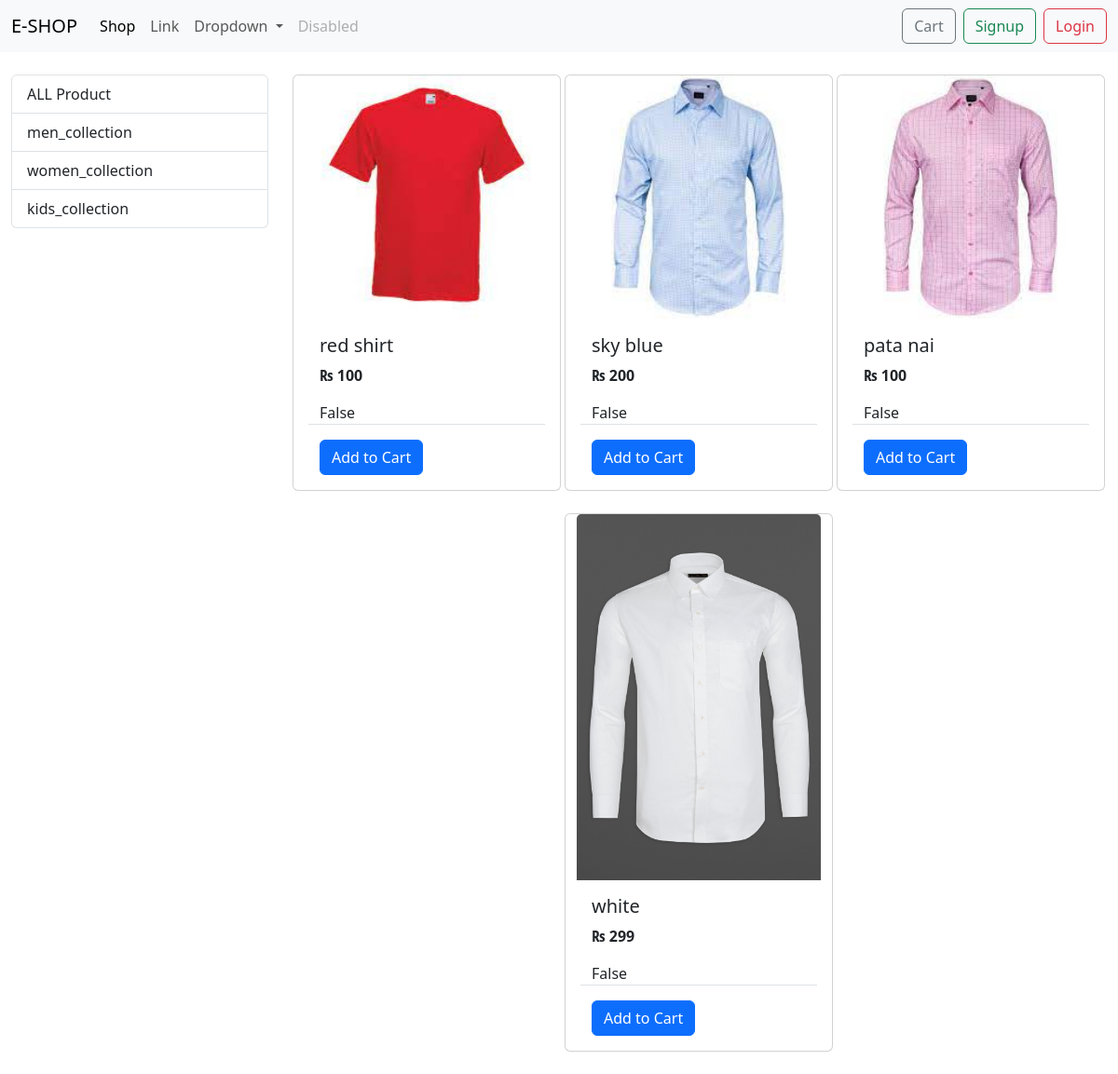
Before: /?category=3 with the older database file.
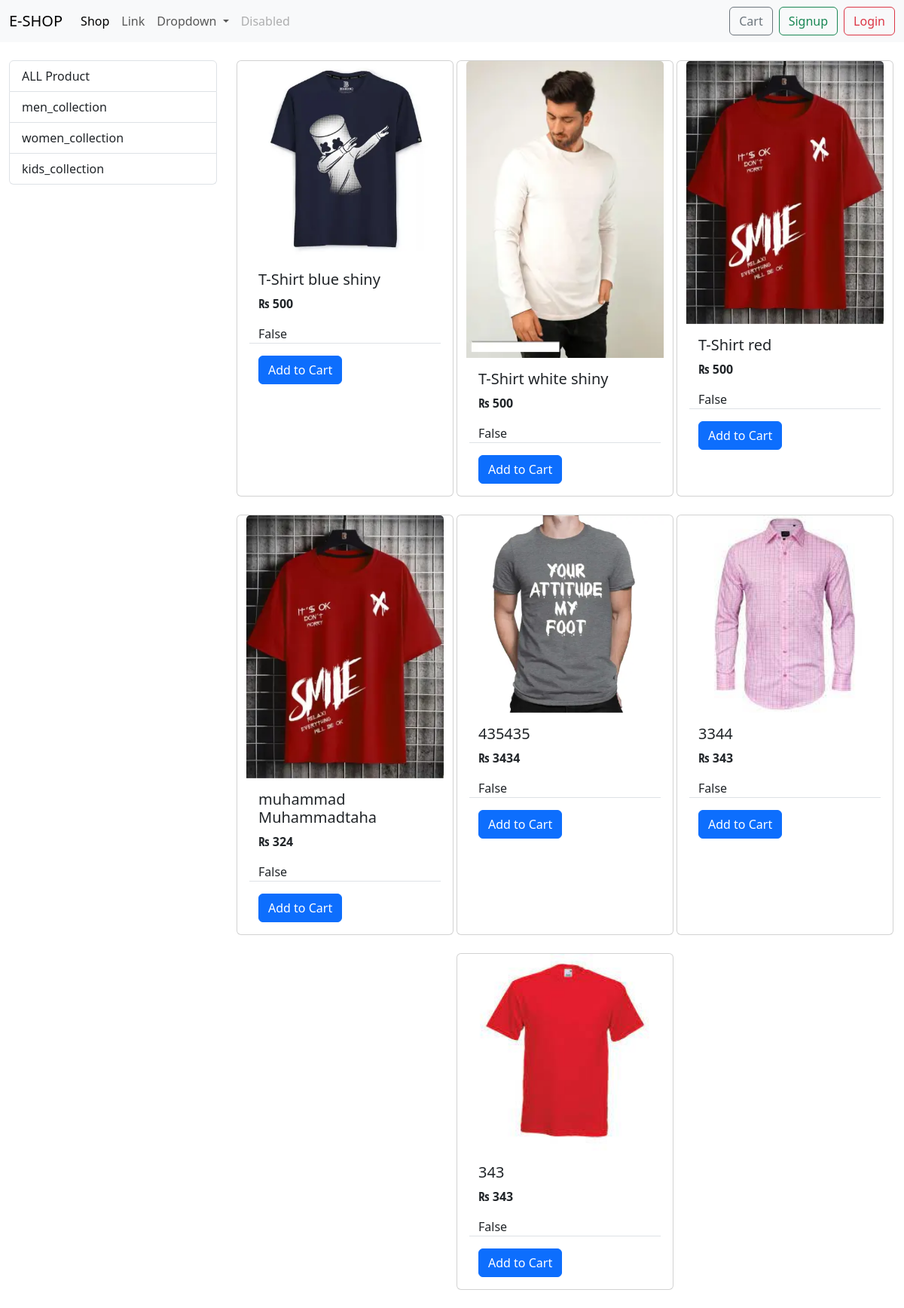
After: the same page with the newer database file.
### store/models/category.py (models this page shows, shortened)
class category(models.Model):
    name = models.CharField(max_length=20)
    @staticmethod
    def get_all_categories():
        return category.objects.all()

### store/models/product.py (models this page shows, shortened)
class Product(models.Model):
    name = models.CharField(max_length=30)
    price = models.IntegerField(default=0)
    category = models.ForeignKey(category, on_delete=models.CASCADE, default=1)
    description = models.TextField(default='', blank=True,null=True )
    image=models.ImageField(upload_to='uploads/products/', height_field=None, width_field=None, max_length=None)
    @staticmethod
    def get_all_products_by_categoryid(category_id):
        if category_id:
            return Product.objects.filter(category=category_id )
        else:
            return Product.get_all_products()
            return Product.objects.all()

### store/views/home.py (the view, shortened to what this page needs)
# urls.py: path('', index.as_view() , name = 'homepage'),
class index(View):
    def get(self , request ):
        cart = request.session.get('cart')
        if not cart:
            request.session["cart"]= {}
        products = None  # Use snake_case for variables
        categories = category.get_all_categories()  # Use snake_case for variables
        categoryid = request.GET.get('category')
        if categoryid:
            products= Product.get_all_products_by_categoryid(categoryid)
        else:
            products = Product.get_all_products()
        data = {
            'products': products,
            'categories': categories,
        }
        print('you are :' ,request.session.get('email'))
        return render(request, 'index.html', data)

### store/templatetags/cart.py (called while the page is built)
@register.filter(name='is_in_cart')
def is_in_cart(product , cart):
    keys = cart.keys()
    for id in keys:
        if int(id) == product.id:
            return True
    return False

### store/templatetags/custom_filter.py (called while the page is built)
@register.filter(name='currency')
def currency(number):
    return "₨ "+str(number)

### store/templates/index.html (shortened to what this page needs)
{% extends "base.html" %}
{% block content %}
{% load cart %}
{% load custom_filter %}
<div class="container-fluid mt-4 mx-auto">
  <div class="row">
    <div class="col-lg-3">
      <div class="list-group">
        <a href="/" class="list-group-item list-group-item-action ">ALL Product</a>
        {% for category in categories %}
        <a href="/?category={{category.id}}" class="list-group-item list-group-item-action ">{{category.name}}</a>
        {% endfor %}
      </div>
    </div>
    <div id="products" class="col-lg-9 mx-auto">
      <div class="row mx-auto">
        {% for product in products %}
        <div class="card mx-auto mb-4" id="{{product.id}}" style="width: 18rem;">
          <img src="{{product.image.url}}" class="card-img-top" alt="card image cap">
          <div class="card-body">
            <h5 class="card-title">{{product.name}}</h5>
            <p class="card-text"><b>{{product.price|currency}}</b></p>
            {{product|is_in_cart:request.session.cart}}
            <div class="card_footer row no-gutters border-top pt-3 align-items-center">
              {% if product|is_in_cart:request.session.cart %}
              <form action="/#{{product.id}}" method="POST" class="col-2">
                {% csrf_token %}
                <input hidden name="product" type="text" value="{{product.id}}">
                <input hidden name="remove" type="text" value="True">
                <input type="submit" value="-" class=" btn btn-outline-secondary btn-block" />
              </form>
              <div class="text-center col font-weight-bold">{{product|cart_quantity:request.session.cart}} in cart</div>
              <form action="/#{{product.id}}" method="POST" class="col-2">
                {% csrf_token %}
                <input hidden name="product" type="text" value="{{product.id}}">
                <input type="submit" value="+" class=" btn btn-outline-secondary btn-block" />
              </form>
              {% else %}
              <form action="/#{{product.id}}" method="POST" class="col-12 col-md-4 mb-2 btn-block mb-md-0">
                <input type="submit" class="btn btn-primary btn-block" value="Add to Cart">
              </form>
              {% endif %}
            </div>
          </div>
        </div>
        {% endfor %}
      </div>
    </div>
  </div>
</div>
{% endblock %}

### store/templates/base.html (shortened to what this page needs)
<!doctype html>
<html lang="en">
  <head>
    <link href="https://cdn.jsdelivr.net/npm/bootstrap@5.3.3/dist/css/bootstrap.min.css" rel="stylesheet">
  </head>
  <body>
<nav class="navbar navbar-expand-lg bg-body-tertiary">
  <div class="container-fluid">
      <a class="navbar-brand" href="/">E-SHOP</a>
      <div class="collapse navbar-collapse" id="navbarSupportedContent">
          <ul class="navbar-nav me-auto mb-2 mb-lg-0">
              <li class="nav-item">
                  <a class="nav-link active" aria-current="page" href="#">Shop</a>
              </li>
              <li class="nav-item">
                  <a class="nav-link" href="#">Link</a>
              </li>
              <li class="nav-item dropdown">
                  <a class="nav-link dropdown-toggle" href="#" role="button" data-bs-toggle="dropdown" aria-expanded="false">
                      Dropdown
                  </a>
              </li>
              <li class="nav-item">
                  <a class="nav-link disabled" aria-disabled="true">Disabled</a>
              </li>
          </ul>
          <div class="d-flex">
                {% if  request.session.customer %}
              <a href="/orders" class="btn btn-outline-primary me-2">Orders</a>
              <a href="/logout" class="btn btn-outline-secondary me-2">logout</a>
              <a href="/cart" class="btn btn-outline-secondary me-2">Cart
                <span style="color:blue" class="badge badge-info">{{request.session.cart.keys|length}}</span>
              </a>
              {% else %}
              <a href="/cart" class="btn btn-outline-secondary me-2">Cart</a>
              <a href="/signup" class="btn btn-outline-success me-2">Signup</a>
              <a href="/login" class="btn btn-outline-danger">Login</a>
              {% endif %}
          </div>
      </div>
  </div>
</nav>
    {% block content %}
    {% endblock  %}
  </body>
</html>

Changed rows visible on the page:
removed Product: image (picture), name "red shirt", price "₨ 100", session "False"
removed Product: image (picture), name "sky blue", price "₨ 200", session "False"
removed Product: image (picture), name "pata nai", price "₨ 100", session "False"
removed Product: image (picture), name "white", price "₨ 299", session "False"
added Product: image (picture), name "T-Shirt blue shiny", price "₨ 500", session "False"
added Product: image (picture), name "T-Shirt white shiny", price "₨ 500", session "False"
added Product: image (picture), name "T-Shirt red", price "₨ 500", session "False"
added Product: image (picture), name "muhammad Muhammadtaha", price "₨ 324", session "False"
added Product: {{ product.id }} 18 (drawn), image (picture), name "435435", price "₨ 3434", session "False"
added Product: image (picture), name "3344", price "₨ 343", session "False"
added Product: image (picture), name "343", price "₨ 343", session "False"
